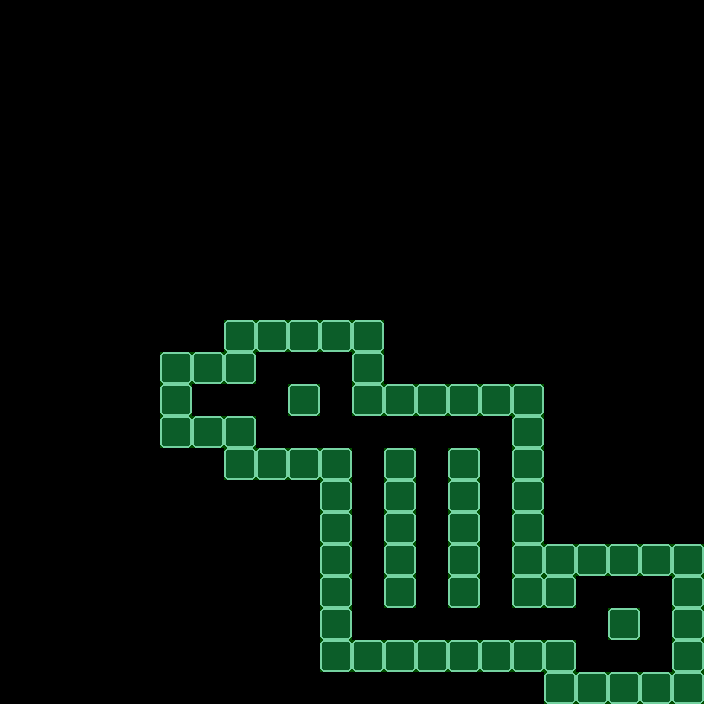

A 2D game scene composited from a Tiled map and its tileset images. What follows is a short description and the map's XML, with every tile layer's data as written:
An orthogonal 22x22 tile map with 32x32 px tiles, 2 tile layers (Parede, Colisor), 2 tilesets.

<map version="1.2" tiledversion="1.2.2" orientation="orthogonal" renderorder="right-down" width="22" height="22" tilewidth="32" tileheight="32" infinite="0" nextlayerid="3" nextobjectid="1">
 <tileset firstgid="1" name="Tileset PNG.fw" tilewidth="32" tileheight="32" tilecount="144" columns="12">
  <image source="../../Images/Tileset/Tileset PNG.fw.png" width="384" height="384" />
 </tileset>
 <tileset firstgid="145" source="../ColisorImage.tsx" />
 <layer id="1" name="Parede" width="22" height="22">
  <data encoding="csv">
0,0,0,0,0,0,0,0,0,0,0,0,0,0,0,0,0,0,0,0,0,0,
0,0,0,0,0,0,0,0,0,0,0,0,0,0,0,0,0,0,0,0,0,0,
0,0,0,0,0,0,0,0,0,0,0,0,0,0,0,0,0,0,0,0,0,0,
0,0,0,0,0,0,0,0,0,0,0,0,0,0,0,0,0,0,0,0,0,0,
0,0,0,0,0,0,0,0,0,0,0,0,0,0,0,0,0,0,0,0,0,0,
0,0,0,0,0,0,0,0,0,0,0,0,0,0,0,0,0,0,0,0,0,0,
0,0,0,0,0,0,0,0,0,0,0,0,0,0,0,0,0,0,0,0,0,0,
0,0,0,0,0,0,0,0,0,0,0,0,0,0,0,0,0,0,0,0,0,0,
0,0,0,0,0,0,0,0,0,0,0,0,0,0,0,0,0,0,0,0,0,0,
0,0,0,0,0,0,0,0,0,0,0,0,0,0,0,0,0,0,0,0,0,0,
0,0,0,0,0,0,0,65,65,65,65,65,0,0,0,0,0,0,0,0,0,0,
0,0,0,0,0,65,65,65,62,62,62,65,0,0,0,0,0,0,0,0,0,0,
0,0,0,0,0,65,0,0,62,65,62,65,65,65,65,65,65,0,0,0,0,0,
0,0,0,0,0,65,65,65,62,62,62,62,62,62,62,62,65,0,0,0,0,0,
0,0,0,0,0,0,0,65,65,65,65,0,65,62,65,62,65,0,0,0,0,0,
0,0,0,0,0,0,0,0,0,0,65,0,65,62,65,62,65,0,0,0,0,0,
0,0,0,0,0,0,0,0,0,0,65,0,65,62,65,62,65,0,0,0,0,0,
0,0,0,0,0,0,0,0,0,0,65,0,65,62,65,62,65,65,65,65,65,65,
0,0,0,0,0,0,0,0,0,0,65,0,65,62,65,62,65,65,62,62,62,65,
0,0,0,0,0,0,0,0,0,0,65,0,62,62,62,62,62,62,62,65,62,65,
0,0,0,0,0,0,0,0,0,0,65,65,65,65,65,65,65,65,62,62,62,65,
0,0,0,0,0,0,0,0,0,0,0,0,0,0,0,0,0,65,65,65,65,65
</data>
 </layer>
 <layer id="2" name="Colisor" width="22" height="22" opacity="0.31">
  <data encoding="csv">
0,0,0,0,0,0,0,0,0,0,0,0,0,0,0,0,0,0,0,0,0,0,
0,0,0,0,0,0,0,0,0,0,0,0,0,0,0,0,0,0,0,0,0,0,
0,0,0,0,0,0,0,0,0,0,0,0,0,0,0,0,0,0,0,0,0,0,
0,0,0,0,0,0,0,0,0,0,0,0,0,0,0,0,0,0,0,0,0,0,
0,0,0,0,0,0,0,0,0,0,0,0,0,0,0,0,0,0,0,0,0,0,
0,0,0,0,0,0,0,0,0,0,0,0,0,0,0,0,0,0,0,0,0,0,
0,0,0,0,0,0,0,0,0,0,0,0,0,0,0,0,0,0,0,0,0,0,
0,0,0,0,0,0,0,0,0,0,0,0,0,0,0,0,0,0,0,0,0,0,
0,0,0,0,0,0,0,0,0,0,0,0,0,0,0,0,0,0,0,0,0,0,
0,0,0,0,0,0,0,0,0,0,0,0,0,0,0,0,0,0,0,0,0,0,
0,0,0,0,0,0,0,145,145,145,145,145,0,0,0,0,0,0,0,0,0,0,
0,0,0,0,0,145,145,145,0,0,0,145,0,0,0,0,0,0,0,0,0,0,
0,0,0,0,0,145,0,0,0,145,0,145,145,145,145,145,145,0,0,0,0,0,
0,0,0,0,0,145,145,145,0,0,0,0,0,0,0,0,145,0,0,0,0,0,
0,0,0,0,0,0,0,145,145,145,145,0,145,0,145,0,145,0,0,0,0,0,
0,0,0,0,0,0,0,0,0,0,145,0,145,0,145,0,145,0,0,0,0,0,
0,0,0,0,0,0,0,0,0,0,145,0,145,0,145,0,145,0,0,0,0,0,
0,0,0,0,0,0,0,0,0,0,145,0,145,0,145,0,145,145,145,145,145,145,
0,0,0,0,0,0,0,0,0,0,145,0,145,0,145,0,145,145,0,0,0,145,
0,0,0,0,0,0,0,0,0,0,145,0,0,0,0,0,0,0,0,145,0,145,
0,0,0,0,0,0,0,0,0,0,145,145,145,145,145,145,145,145,0,0,0,145,
0,0,0,0,0,0,0,0,0,0,0,0,0,0,0,0,0,145,145,145,145,145
</data>
 </layer>
</map>
